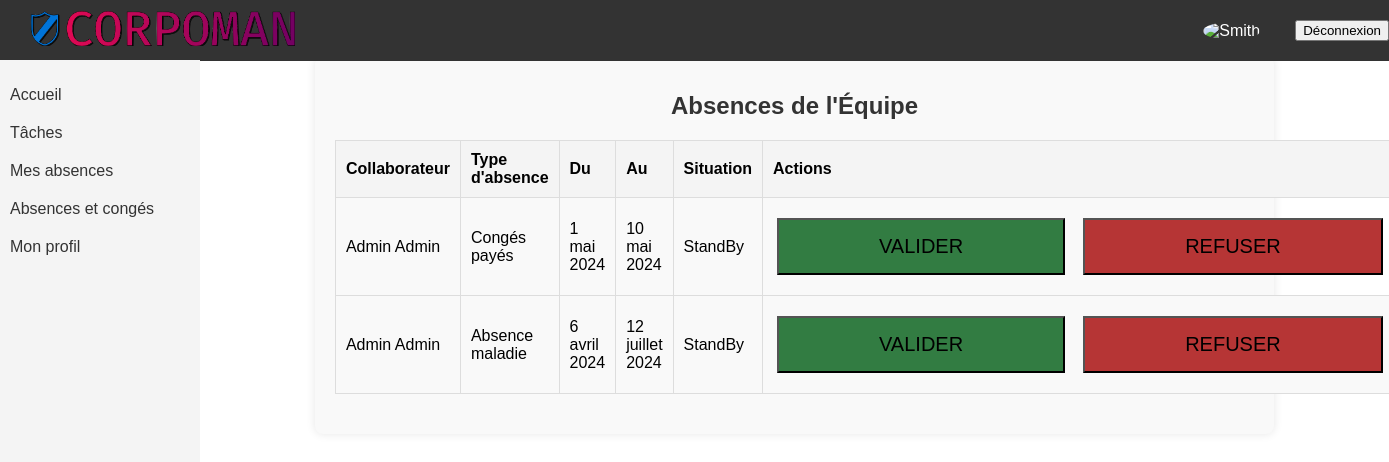
Page /absmanagement/ (signed in) on the earlier database version.
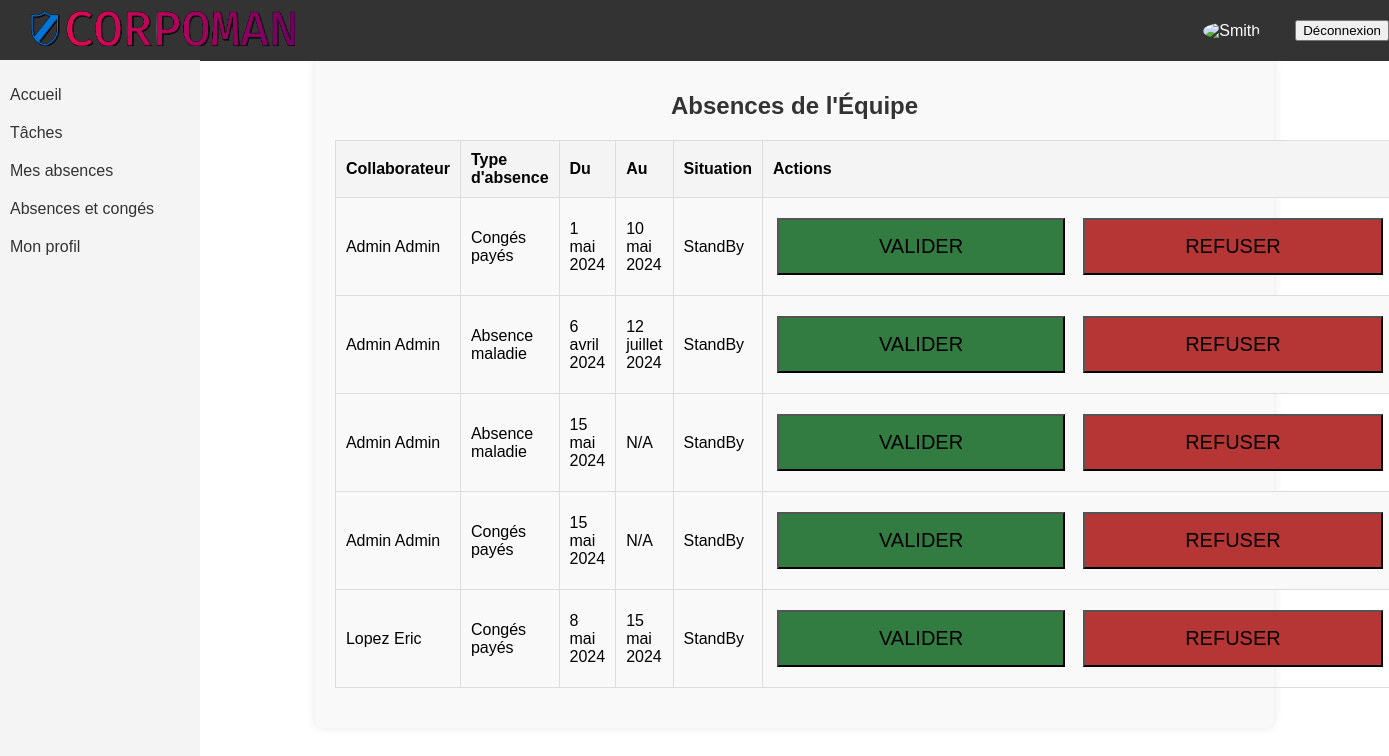
Same page on the later database version.
### corpoman/models.py (models this page shows, shortened)
class DemandeAbsence(models.Model):
    SITUATION_CHOICES = (
        ('Approved', 'Approuvée'),
        ('StandBy', 'En attente'),
        ('Refused', 'Refusé')
    )
    employe = models.ForeignKey('Collaborateur', on_delete=models.CASCADE, verbose_name="Employé")
    approbateur = models.ForeignKey('Collaborateur', on_delete=models.SET_NULL, null=True, blank=True,
                                    related_name="approbateur", verbose_name="Approbateur")
    type_absence = models.ForeignKey('TypeAbsence', on_delete=models.CASCADE, verbose_name="Type d'absence")
    description = models.TextField(verbose_name="Description",null=True, blank=True)
    date_debut = models.DateField(verbose_name="Date début")
    date_fin = models.DateField(null=True, blank=True, verbose_name="Date fin")
    documents = models.FileField(upload_to="documents_joints", verbose_name="Documents joints", null=True, blank=True)
    situation = models.CharField(max_length=20, choices=SITUATION_CHOICES, verbose_name="Situation")
    class Meta:
        verbose_name = "Demande d'absence"
        verbose_name_plural = "Demandes d'absence"

class Collaborateur(models.Model):
    user = models.OneToOneField(User, on_delete=models.CASCADE, related_name='collaborateur', editable=False, null=True)
    prenom = models.CharField(max_length=100, verbose_name="Prénom")
    nom = models.CharField(max_length=100, verbose_name="Nom")
    avatar = models.ImageField(upload_to='avatars/', null=True, blank=True, validators=[validate_avatar])
    matricule = models.CharField(max_length=11, unique=True, default=generate_matricule, verbose_name="Matricule",
                                 editable=False)
    date_naissance = models.DateField(verbose_name="Date de naissance")
    GENRE_CHOICES = (
        ('M', 'Masculin'),
        ('F', 'Féminin'),
    )
    genre = models.CharField(max_length=10, choices=GENRE_CHOICES, verbose_name="Genre")
    nationalite = models.CharField(max_length=100, verbose_name="Nationalité")
    numero_telephone = models.CharField(max_length=20, verbose_name="Numéro de téléphone")
    adresse = models.CharField(max_length=255, verbose_name="Adresse")
    ville = models.CharField(max_length=100, verbose_name="Ville")
    code_postal = models.CharField(max_length=20, verbose_name="Code postal")
    departement = models.CharField(max_length=100, verbose_name="Département")
    pays = models.CharField(max_length=100, verbose_name="Pays")
    contact_urgence_nom = models.CharField(max_length=100,
                                           verbose_name="Nom de la personne à contacter en cas d'urgence")
    contact_urgence_telephone = models.CharField(max_length=20,
                                                 verbose_name="Téléphone de la personne à contacter en cas d'urgence")
    email_personnel = models.EmailField(verbose_name="Email Personnel")
    email_professionnel = models.EmailField(verbose_name="Email Professionnel")
    entite_juridique = models.ForeignKey('EntiteJuridique', on_delete=models.CASCADE,
                                         verbose_name="Entité Juridique associée à l'employé")
    date_anciennete = models.DateField(verbose_name="Date d'ancienneté")
    lieu_travail = models.ForeignKey('LieuTravail', on_delete=models.CASCADE, verbose_name="Lieu de travail")
    politique_conges = models.ForeignKey('PolitiqueAbsences', on_delete=models.CASCADE,
                                         verbose_name="Politique de congés")
    Equipe = models.ForeignKey('Equipe', on_delete=models.CASCADE, verbose_name="Équipe")
    contrat = models.ForeignKey('Contrat', on_delete=models.CASCADE, verbose_name="Contrat")
    emploi = models.ForeignKey('Emploi', on_delete=models.CASCADE, verbose_name="Emploi")
    manager = models.ForeignKey('self', on_delete=models.CASCADE, null=True, blank=True, verbose_name="Manager",
                                related_name='subordonnes')
    class Meta:
        verbose_name = "Collaborateur"
        verbose_name_plural = "Collaborateurs"

class TypeAbsence(models.Model):
    nom = models.CharField(max_length=100, verbose_name="Nom")
    description = models.TextField(verbose_name="Description")
    deduire_du_compteur = models.BooleanField(verbose_name="Déduire ce temps depuis le compteur")
    absence_remuneree = models.BooleanField(verbose_name="Absences rémunérée")
    date_fin_obligatoire = models.BooleanField(verbose_name="Date de fin obligatoire")
    demander_absence = models.BooleanField(verbose_name="Permettre de demander ce type d'absences")
    autoriser_pieces_jointes = models.BooleanField(verbose_name="Autoriser les pièces jointes")
    pieces_jointes_obligatoires = models.BooleanField(verbose_name="Obliger les pièces jointes")
    description_obligatoire = models.BooleanField(verbose_name="Description obligatoire")
    approbation_automatique = models.BooleanField(verbose_name="Approbation Automatique")
    class Meta:
        verbose_name = "Type d'absence"
        verbose_name_plural = "Types d'absences"

### corpoman/views.py (the view)
# urls.py: path('absmanagement/', absmanagement, name='absmanagement'),
def absmanagement(request):
    equipe = request.user.collaborateur.Equipe
    absences_equipe = DemandeAbsence.objects.filter(employe__Equipe=equipe).exclude(employe=request.user.collaborateur)
    return render(request, 'gestionabs.html',{'absences_equipe': absences_equipe})

### corpoman/templates/gestionabs.html (shortened to what this page needs)
{% extends "base.html" %}
{% block content %}
<div class="container">
    <h1 class="heading">Absences de l'Équipe</h1>
    {% if absences_equipe %}
        <table class="table">
            <thead>
                <tr>
                    <th>Collaborateur</th>
                    <th>Type d'absence</th>
                    <th>Du</th>
                    <th>Au</th>
                    <th>Situation</th>
                    <th>Actions</th>
                </tr>
            </thead>
            <tbody>
                {% for absence in absences_equipe %}
                    <tr>
                        <td>{{ absence.employe.nom }} {{ absence.employe.prenom }}</td>
                        <td>{{ absence.type_absence.nom }}</td>
                        <td>{{ absence.date_debut }}</td>
                        <td>{% if absence.date_fin %}{{ absence.date_fin }}{% else %}N/A{% endif %}</td>
                        <td>{{ absence.situation }}</td>
                        <td>
                            {% if absence.situation == 'StandBy' %}
                            <div class="button-container">
                                <form method="post" action="{% url 'changer_situation_absence' absence.id 'Approved' %}">
                                    <button type="submit" class="yes">Valider</button>
                                </form>
                                <form method="post" action="{% url 'changer_situation_absence' absence.id 'Refused' %}">
                                    <button type="submit" class="no">Refuser</button>
                                </form>
                            </div>
                            {% endif %}
                        </td>
                    </tr>
                {% endfor %}
            </tbody>
        </table>
    {% else %}
        <p class="no-data">Aucune absence à afficher pour l'équipe.</p>
    {% endif %}
</div>
{% endblock %}

### corpoman/templates/base.html (shortened to what this page needs)
{% load static %}
<!DOCTYPE html>
<html lang="fr">
<head>
    <link rel="stylesheet" href="{% static 'css/styles.css' %}">
</head>
<body>
    <div class="navbar">
        <div class="platform-name">
            <img src="{% static 'img/platform.png' %}" alt="Corpoman" height="35">
        </div>
        <div class="user-info">
            <img src="{{ user.avatar.url }}" alt="{{ user.last_name }}" height="50px">
        </div>
        <div class="logout">
            <form action="{% url 'logout' %}" method="post">
                <button type="submit">Déconnexion</button>
            </form>
        </div>
    </div>
<br>
<br>
    <div class="content">
        <div class="sidebar">
            <ul>
                <li><a href="{% url 'accueil' %}" class="{% if request.path == '/home/' %}active{% endif %}">Accueil</a></li>
                <li><a href="#" class="{% if 'tasks' in request.path %}active{% endif %}">Tâches</a></li>
                <li><a href="{% url 'myabs' %}" class="{% if 'myabs' in request.path %}active{% endif %}">Mes absences</a></li>
                <li><a href="{% url 'dayoff' %}" class="{% if 'dayoff' in request.path %}active{% endif %}">Absences et congés</a></li>
                <li><a href="{% url 'mon_profil' %}" class="{% if 'profil' in request.path %}active{% endif %}">Mon profil</a></li>
            </ul>
        </div>
        <div class="page-content">
            {% block content %}{% endblock %}
        </div>
    </div>
</body>
</html>

### corpoman/static/css/styles.css (style rules this page uses)
body { font-family: Arial, sans-serif; margin: 0; padding: 0; }
.navbar { width: 100%; background-color: #333; color: #fff; position: fixed; display: flex; justify-content: space-between; align-items: center; padding: 10px; }
.navbar .platform-name { order: -1; margin-right: auto; margin-left: 20px; }
.navbar .user-info { margin-right: 20px; }
.navbar .user-info img { width: 30px; height: 30px; border-radius: 50%; margin-right: 5px; }
.navbar .logout { color: #fff; text-decoration: none; padding: 10px; }
.sidebar { background-color: #f4f4f4; width: 200px; height: 100vh; position: fixed; left: 0; top: 60px; overflow-y: auto; }
.sidebar ul { list-style-type: none; padding: 0; }
.sidebar ul li { padding: 10px; }
.sidebar ul li a { color: #333; text-decoration: none; }
.page-content { margin-left: 200px; padding: 20px; }
.button-container { display: flex; gap: 10px; }
.button-container button { padding: 15px 100px; margin: 10px 4px; cursor: pointer; text-transform: uppercase; text-align: center; font-size: 20px; position: relative; }
.button-container button.yes { background-color: rgb(50, 124, 66); }
.button-container button.no { background-color: rgb(182, 53, 53); }
.button-container form { margin: 0; }
.container { width: 80%; margin: 0 auto; padding: 20px; background-color: #f9f9f9; box-shadow: 0 0 10px rgba(0, 0, 0, 0.1); border-radius: 8px; }
.table { width: 100%; border-collapse: collapse; margin-bottom: 20px; }
.table th, .table td { border: 1px solid #ddd; padding: 10px; text-align: left; }
.table th { background-color: #f4f4f4; font-weight: bold; }
.table tr:nth-child(even) { background-color: #f9f9f9; }
.heading { text-align: center; margin-bottom: 20px; font-size: 24px; color: #333; }

Differences in the rows shown:
added DemandeAbsence: employe.nom "Admin", employe.prenom "Admin", type_absence.nom "Absence maladie", date_debut "15 mai 2024", shows "N/A", situation "StandBy", shows "VALIDER"
added DemandeAbsence: employe.nom "Admin", employe.prenom "Admin", type_absence.nom "Congés payés", date_debut "15 mai 2024", shows "N/A", situation "StandBy", shows "VALIDER"
added DemandeAbsence: employe.nom "Lopez", employe.prenom "Eric", type_absence.nom "Congés payés", date_debut "8 mai 2024", date_fin "15 mai 2024", situation "StandBy", shows "VALIDER"
